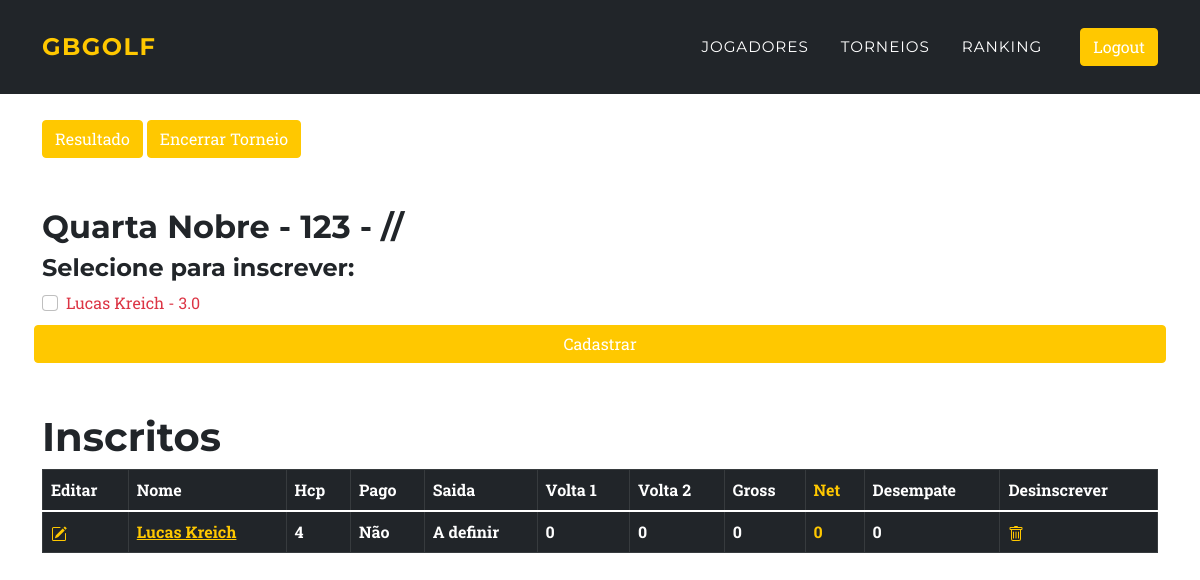
/torneio/apuracao/1 (signed in), run on the app's committed database.
### main.py (models this page shows)
class Torneios(db.Model):
    clube_id = db.Column(db.Integer)
    id = db.Column(db.Integer, primary_key=True)
    name = db.Column(db.String(1000))
    date = db.Column(db.String(100))
    date_br = db.Column(db.String(100))
    type = db.Column(db.String(100))
    cat = db.Column(db.String(100))
    tees_saida = db.Column(db.String(100))
    encerrado = db.Column(db.String(100))

class Player(db.Model):
    id = db.Column(db.Integer, primary_key=True)
    clube_id = db.Column(db.Integer)
    name = db.Column(db.String(1000))
    email = db.Column(db.String(100))
    hcp_id = db.Column(db.String(100))
    hcp_index = db.Column(db.Float)
    hcp_qn = db.Column(db.Integer)
    rest_hcp_qn = db.Column(db.Integer)
    pt_ranking = db.Column(db.Float)
    cat = db.Column(db.String(10))
    juv = db.Column(db.String(10))
    senior = db.Column(db.String(10))

class Torneio_atual(db.Model):
    clube_id = db.Column(db.Integer)
    id = db.Column(db.Integer, primary_key=True)
    torneio_id = db.Column(db.String(100))
    jogador_id = db.Column(db.String(100))
    jogador = db.Column(db.String(100))
    tee_saida = db.Column(db.String(100))
    hcp = db.Column(db.Integer)
    cat = db.Column(db.String(100))
    juv = db.Column(db.String(100))
    senior = db.Column(db.String(100))
    b_saida = db.Column(db.String(100))
    pago = db.Column(db.String(100))
    b1 = db.Column(db.Integer, default=0)
    b2 = db.Column(db.Integer, default=0)
    b3 = db.Column(db.Integer, default=0)
    b4 = db.Column(db.Integer, default=0)
    b5 = db.Column(db.Integer, default=0)
    b6 = db.Column(db.Integer, default=0)
    b7 = db.Column(db.Integer, default=0)
    b8 = db.Column(db.Integer, default=0)
    b9 = db.Column(db.Integer, default=0)
    b10 = db.Column(db.Integer, default=0)
    b11 = db.Column(db.Integer, default=0)
    b12 = db.Column(db.Integer, default=0)
    b13 = db.Column(db.Integer, default=0)
    b14 = db.Column(db.Integer, default=0)
    b15 = db.Column(db.Integer, default=0)
    b16 = db.Column(db.Integer, default=0)
    b17 = db.Column(db.Integer, default=0)
    b18 = db.Column(db.Integer, default=0)
    v1_gross = db.Column(db.Integer, default=0)
    v2_gross = db.Column(db.Integer, default=0)
    total_gross = db.Column(db.Integer, default=0)
    total_net = db.Column(db.Integer, default=0)
    v2_net = db.Column(db.Integer, default=0)
    ult_6b_net = db.Column(db.Integer, default=0)
    ult_3b_net = db.Column(db.Integer, default=0)
    ult_b_net = db.Column(db.Integer, default=0)
    ganhos = db.Column(db.Integer, default=0)
    pt_rkg = db.Column(db.Integer, default=0)
    obs = db.Column(db.String(100))

### main.py (the view, shortened to what this page needs)
@app.route('/torneio/apuracao/<id>', methods=["GET", "POST"])
@login_required
def torneio_atual(id):
    t = Torneios.query.filter_by(id=id).first()
    if t.encerrado == "sim":
        return resultado_apuracao(id)
    else:
        t = Torneios.query.filter_by(id=id).first()
        torneio = Torneio_atual.query.filter_by(
            torneio_id=id).order_by(Torneio_atual.b_saida.asc(), Torneio_atual.jogador).all()
        p = Player.query.filter()
        return render_template('torneio_atual.html',
                               title='Players',
                               name=current_user.name, t=t, p=p, torneio=torneio, logged_in=True)

### main.py (called while the page is built)
@login_manager.user_loader
def load_user(user_id):
    return User.query.get(int(user_id))

### templates/torneio_atual.html (shortened to what this page needs)
{% extends "base.html" %}
{% block content %}
<div>
    <a class="btn btn-primary" href="{{ url_for('resultado_apuracao', id=t.id) }}" role="button">Resultado</a>
    {%if t.encerrado !="sim"%}
    <a class="btn btn-primary" href="{{ url_for('add_to_ranking', id=t.id) }}"
        onClick="confirm('Isso irá encerrar o Torneio, você não poderá mais editá-lo, tem certeza?')"
        role="button">Encerrar
        Torneio</a>
</div>
{% endif %}
<div style="padding-top:50px">
    <h2> {{t.type + " - "+ t.name + " - "+t.date_br}} </h2>
    <h4>Selecione para inscrever:</h4>
    <form action="{{ url_for('torneio_atual', id=t.id) }}" method="post" class="row gy-2 gx-3 align-items-center">
        {% for player in p %}
        <div style="width:auto">
            <div class="row-auto">
                <div class="form-check">
                    <input class="form-check-input" type="checkbox" value={{player.hcp_id}} name="checkbox_jogadores"
                        id="checkbox_jogadores">
                    <label class="form-check-label text-danger
                    " for="checkbox_jogadores">
                        {{player.name}} - {{player.hcp_index}}
                    </label>
                </div>
            </div>
        </div>
        {% endfor %}
        <button type="submit" class="btn btn-primary btn-block btn-large">Cadastrar</button>
    </form>
</div>
<div class="jog_cad">
    <h1 style="padding-top:50px">Inscritos</h1>
    <table class="table table-dark table-bordered ">
        <thead class="thead-dark">
            <tr>
                <th scope="col">Editar</th>
                <th scope="col">Nome</th>
                <th scope="col">Hcp</th>
                <th scope="col">Pago</th>
                <th scope="row">Saida</th>
                <th scope="col">Volta 1</th>
                <th scope="col">Volta 2</th>
                <th scope="col">Gross</th>
                <th scope="col" class="text-primary">Net</th>
                <th scope="col">Desempate</th>
                <th scope="col">Desinscrever</th>
            </tr>
        </thead>
        <tbody>
            {% for row in torneio %}
            <tr>
                <th scope="row"><a href="/torneio/apuracao/{{row.torneio_id}}/{{row.jogador_id}}"></a></th>
                <th scope="row"><a href="/torneio/apuracao/{{row.torneio_id}}/{{row.jogador_id}}">{{row.jogador}}</a>
                </th>
                <th scope="row">{{row.hcp}}</th>
                <th scope="row">{{row.pago}}</th>
                <th scope="row">{{row.b_saida}}</th>
                {% if row.total_gross != 999 %}
                <th scope="row">{{row.v1_gross}}</th>
                <th scope="row">{{row.v2_gross}}</th>
                <th scope="row">{{row.total_gross}}</th>
                <th scope="row" class="text-primary">{{row.total_net}}</th>
                <th scope="row">{{row.v2_net}}</th>
                {% endif %}
                <th scope="row"><a onClick="confirm('Isso irá excluir o Jogador do Clube, tem certeza?')"
                        href="/torneio/apuracao/{{row.torneio_id}}/{{row.jogador_id}}/delete"></a>
                </th>
                {% endfor %}
        </tbody>
</div>
</body>
{% endblock %}

### data on the page
Torneios: type+name+date_br "Quarta Nobre - 123 - //"
Player: name "Lucas Kreich", hcp_index "3.0"
Torneio_atual: jogador "Lucas Kreich", hcp "4", pago "Não", b_saida "A definir", v1_gross "0", v2_gross "0", total_gross "0", total_net "0", v2_net "0"
